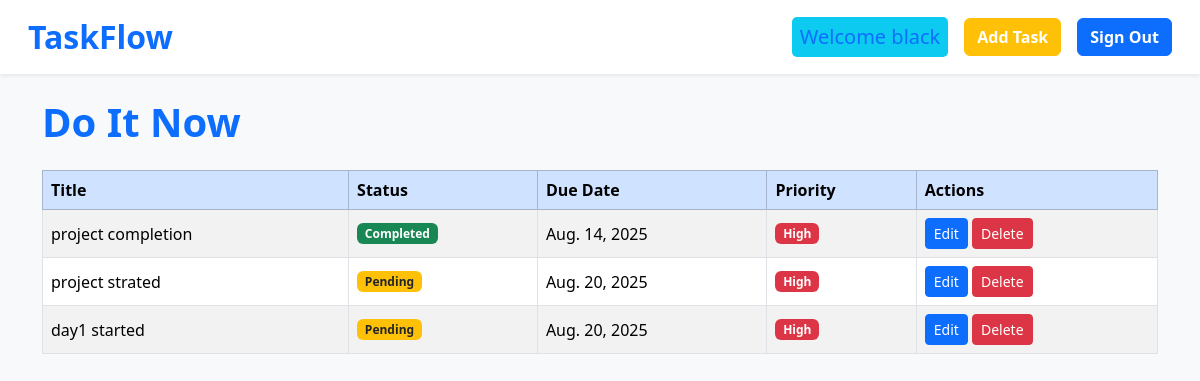
Screenshot of / (signed in) with the database file from the repository.
### task/models.py (models this page shows, shortened)
class Task(models.Model):
    STATUS_CHOICES = [
        ('pending', 'Pending'),
        ('completed', 'Completed'),
    ]
    title = models.CharField(max_length=100)
    description = models.TextField()
    status = models.CharField(max_length=10, choices=STATUS_CHOICES, default='pending')
    due_date = models.DateField()
    priority = models.BooleanField(default=False)
    created_at = models.DateTimeField(auto_now_add=True)

### task/views.py (the view)
# urls.py: path('',views.index,name='index'),
@login_required
def index(request):
    tasks = Task.objects.all().order_by('-created_at')
    return render(request,'task/index.html',{'tasks': tasks})

### task/templates/task/index.html (shortened to what this page needs)
<html lang="en">
  <head>
    <link
      href="https://cdn.jsdelivr.net/npm/bootstrap@5.3.7/dist/css/bootstrap.min.css"
      rel="stylesheet"
    />
  </head>
  <body class="bg-light">
    <nav class="navbar navbar-expand-lg navbar-light bg-white shadow-sm px-3">
      <div class="container-fluid">
        <a class="navbar-brand text-primary fs-2 fw-bold" href="#">TaskFlow</a>
        <div class="collapse navbar-collapse" id="navbarContent">
          <div class="d-flex align-items-center ms-auto mt-2 mt-lg-0">
            <h5
              class="mb-0 me-3 text-primary bg-info p-2"
              style="border-radius: 5px"
            >
              Welcome {{ user.username }}
            </h5>
            <a
              href="{% url 'task_create' %}"
              class="me-3 btn btn-warning text-white fw-semibold"
              >Add Task</a
            >
            <a
              href="{% url 'logout_view' %}"
              class="btn btn-primary text-white fw-semibold"
            >
              Sign Out
            </a>
          </div>
        </div>
      </div>
    </nav>
    <div class="container mt-4">
      <h1 class="text-primary fw-bold mb-4">Do It Now</h1>
      {% if tasks %}
      <div class="table-responsive">
        <table class="table table-striped table-bordered align-middle">
          <thead class="table-primary">
            <tr>
              <th>Title</th>
              <th>Status</th>
              <th>Due Date</th>
              <th>Priority</th>
              <th>Actions</th>
            </tr>
          </thead>
          <tbody>
            {% for task in tasks %}
            <tr>
              <td>{{ task.title }}</td>
              <td>
                {% if task.status == "completed" %}
                <span class="badge bg-success">Completed</span>
                {% else %}
                <span class="badge bg-warning text-dark">Pending</span>
                {% endif %}
              </td>
              <td>{{ task.due_date }}</td>
              <td>
                {% if task.priority %}
                <span class="badge bg-danger">High</span>
                {% else %}
                <span class="badge bg-secondary">Normal</span>
                {% endif %}
              </td>
              <td>
                <a
                  href="{% url 'task_edit' task.id %}"
                  class="btn btn-sm btn-primary"
                  >Edit</a
                >
                <a
                  href="{% url 'task_delete' task.id %}"
                  class="btn btn-sm btn-danger"
                  >Delete</a
                >
              </td>
            </tr>
            {% endfor %}
          </tbody>
        </table>
      </div>
      {% else %}
      <p class="text-muted">
        No tasks available. <a href="{% url 'task_create' %}">Add one now</a>.
      </p>
      {% endif %}
    </div>
  </body>
</html>

### rows the page displays
Task: title "project completion", status "Completed", due_date "Aug. 14, 2025", priority "High"
Task: title "project strated", status "Pending", due_date "Aug. 20, 2025", priority "High"
Task: title "day1 started", status "Pending", due_date "Aug. 20, 2025", priority "High"

### other values shown
{{ user.username }} "black"
